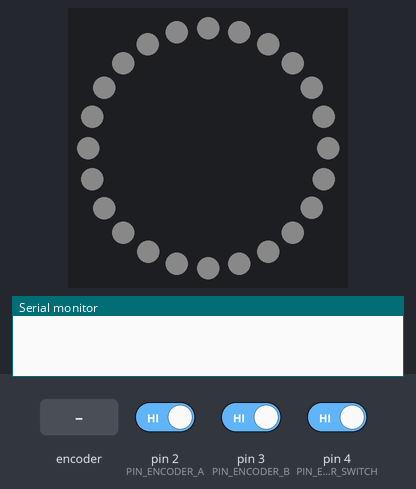
Simulated run of this sketch. Board: Arduino Uno, built with avr-gcc and run on an emulated ATmega328P. Shown: 24 RGB LEDs in a ring, first at the top, clockwise, the last lines printed to the serial monitor. The inputs (shaded band) are chosen by the test bench; at power-on: pin 2 (PIN_ENCODER_A) HIGH, pin 3 (PIN_ENCODER_B) HIGH, pin 4 (PIN_ENCODER_SWITCH) HIGH. Dim RGB values are drawn brighter than linear.

Above: at 1.2 s.
1.3 s: rotary encoder on pin 2 (PIN_ENCODER_A) / pin 3 (PIN_ENCODER_B) turned 3 steps (first pin leading)
At 2.4 s:
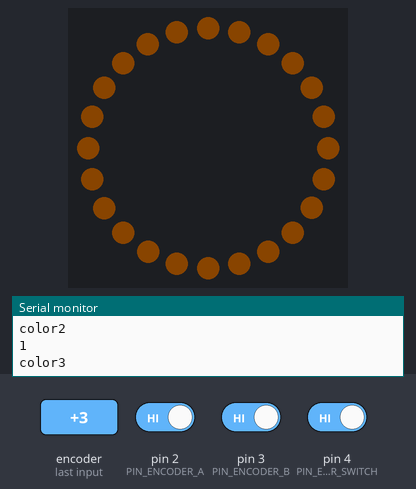
3.4 s: rotary encoder on pin 2 (PIN_ENCODER_A) / pin 3 (PIN_ENCODER_B) turned 1 step (first pin leading)
5.1 s: rotary encoder on pin 2 (PIN_ENCODER_A) / pin 3 (PIN_ENCODER_B) turned 3 steps (first pin leading)
7.2 s: rotary encoder on pin 2 (PIN_ENCODER_A) / pin 3 (PIN_ENCODER_B) turned 1 step (first pin leading)
At 7.8 s:
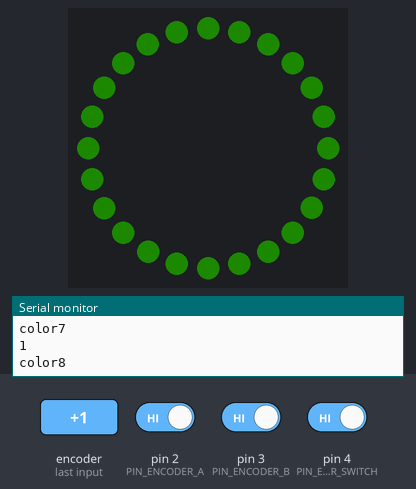
8.9 s: rotary encoder on pin 2 (PIN_ENCODER_A) / pin 3 (PIN_ENCODER_B) turned 3 steps (first pin leading)
11.0 s: rotary encoder on pin 2 (PIN_ENCODER_A) / pin 3 (PIN_ENCODER_B) turned 1 step (first pin leading)
At 11.9 s:
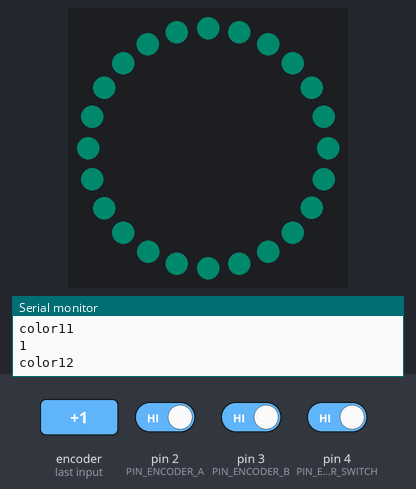
Timing chart, 0 to 13.7 s (numbered marks = the images above; inputs shaded):
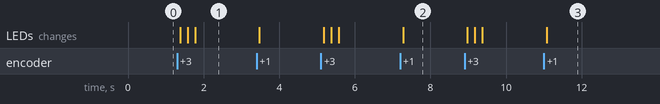

The sketch:

ledring_v2.ino
```cpp
#include <Adafruit_NeoPixel.h>

#define N_PIXELS 24
#define LED_PIN 6

#define PIN_ENCODER_A 2
#define PIN_ENCODER_B 3
#define PIN_ENCODER_SWITCH 4

unsigned long time = 0;
volatile long count = 0;
volatile bool wasPressed = false;

Adafruit_NeoPixel ring = Adafruit_NeoPixel(N_PIXELS, LED_PIN, NEO_GRB + NEO_KHZ800);

byte state = 0;
byte colorIndex = 0;
byte brightness = 10;
byte colors[][3] = {
    {255, 255, 255},
    {255, 0, 0},
    {255, 63, 0},
    {255, 127, 0},
    {255, 191, 0},
    {255, 255, 0},
    {191, 255, 0},
    {127, 255, 0},
    {63, 255, 0},
    {0, 255, 0},
    {0, 255, 63},
    {0, 255, 127},
    {0, 255, 191},
    {0, 255, 255},
    {0, 191, 255},
    {0, 127, 255},
    {0, 63, 255},
    {0, 0, 255},
    {63, 0, 255},
    {127, 0, 255},
    {191, 0, 255},
    {255, 0, 255},
    {255, 0, 191},
    {255, 0, 127},
    {255, 0, 63}
};

void setValue(bool);
void setColor();
void click();
void setup()
{
    ring.begin();
    setColor();

    Serial.begin(9600);

    pinMode(PIN_ENCODER_A, INPUT_PULLUP);
    pinMode(PIN_ENCODER_B, INPUT_PULLUP);
    pinMode(PIN_ENCODER_SWITCH, INPUT_PULLUP);

    attachInterrupt(0, encA, LOW);
    attachInterrupt(1, encB, LOW);

    time = millis();
}

void encA()
{
  if ((millis() - time) > 3)
        count++;
  time = millis();
}

void encB()
{
  if ((millis() - time) > 3)
        count--;
  time = millis();
}

void loop()
{
  if(count != 0)
    Serial.println(count);
  if (count > 0) {
    setValue(true);
    count--;
  }
  else if (count < 0) {
    setValue(false);
    count++;
  }

  if (digitalRead(PIN_ENCODER_SWITCH) == LOW)
  {
    if (!wasPressed) {
      click();
      delay(5);
    }
    wasPressed = true;
  }
  else
  {
    if (wasPressed) {
      delay(5);
    }
    wasPressed = false;
  }
}

void setColor() {
    for(uint16_t i = 0; i < ring.numPixels(); i++) {
      ring.setPixelColor(i, ring.Color(colors[colorIndex][0], colors[colorIndex][1], colors[colorIndex][2]));
    }
    ring.setBrightness(brightness);
    ring.show();
}

void setValue(bool inc) {
    if (state == 0) {
        Serial.print("color");
        colorIndex = inc ? min(24, colorIndex + 1) : max(0, colorIndex - 1);
        Serial.println(colorIndex);
        setColor();
    } else if (state == 1) {
        Serial.print("bright");
        brightness = inc ? min(200, brightness + 10) : max(0, brightness - 10);
        Serial.println(brightness);
        setColor();
    }
}

void click() {
    Serial.print("click");
    state = (state + 1) % 3;
    Serial.println(state);
}
```

Measured:
- after the input at 1.3 s, the LEDs: first change after 0.08 s (image 1 shows a later state)
- after the input at 7.2 s, the LEDs: change after 0.08 s (image 2)
- after the input at 11.0 s, the LEDs: change after 0.08 s (image 3)
